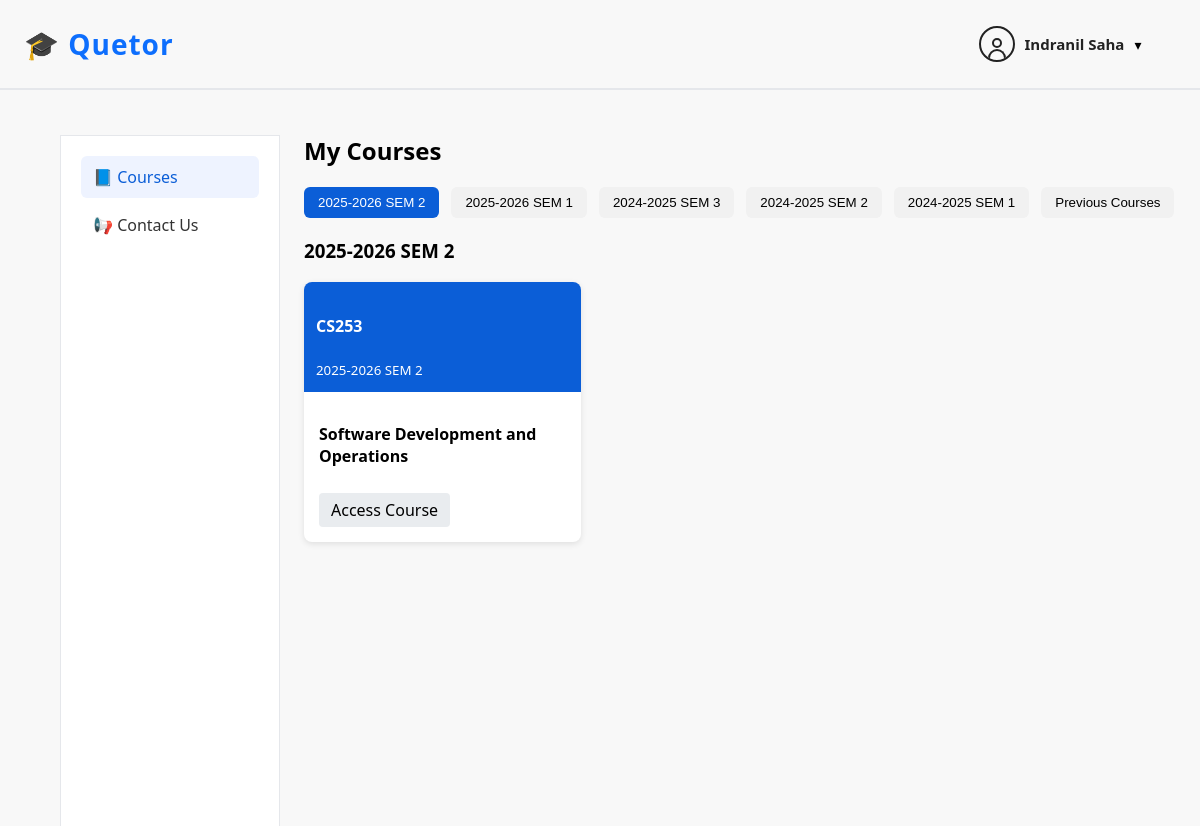
The app's page /courses/ (signed in) with its own data.
### users/models.py (models this page shows, shortened)
class User(AbstractUser):
    ROLE_CHOICES = [
        ('student', 'Student'),
        ('professor', 'Professor'),
        ('ta', 'Teaching Assistant'),
        ('admin', 'Admin'),
    ]
    role = models.CharField(
        max_length=20,
        choices=ROLE_CHOICES,
        default='student'
    )
    department = models.CharField(max_length=100, blank=True)

### courses/models.py (models this page shows, shortened)
class Semester(models.Model):
    year_start = models.IntegerField()   # 2025
    year_end = models.IntegerField()     # 2026
    sem = models.IntegerField(
        choices=[(1, "SEM 1"), (2, "SEM 2"), (3, "SEM 3 : Summer")]
    )
    is_active = models.BooleanField(default=True)
    class Meta:
        ordering = ["-year_start", "-sem"]
        unique_together = ("year_start", "year_end", "sem")
    def __str__(self):
        return f"{self.year_start}-{self.year_end} SEM {self.sem}"

class Course(models.Model):
    code = models.CharField(max_length=10, unique=True)
    name = models.CharField(max_length=100)
    semester = models.ForeignKey(
        Semester,
        on_delete=models.CASCADE,
        related_name="courses"
    )

### courses/views.py (the view, shortened to what this page needs)
# urls.py: path('', my_courses, name='my_courses'),
@login_required
def my_courses(request):
    user = request.user
    role = user.role
    if role == "student":
        enrollments = (
            CourseStudent.objects
            .filter(student=user)
            .select_related("course__semester")
        )
        courses = [e.course for e in enrollments]
    elif role == "professor":
        enrollments = (
            CourseProfessor.objects
            .filter(professor=user)
            .select_related("course__semester")
        )
        courses = [e.course for e in enrollments]
    else:
        courses = []
    recent_semester_objs = list(
        Semester.objects.order_by("-year_start", "-sem")[:5]
    )
    recent_semesters = OrderedDict((sem, []) for sem in recent_semester_objs)
    previous_semesters = defaultdict(list)
    for course in courses:
        sem = course.semester
        if sem in recent_semesters:
            recent_semesters[sem].append(course)
        else:
            previous_semesters[sem].append(course)
    return render(
        request,
        "courses/my_courses.html",
        {
            "recent_semesters": recent_semesters,
            "previous_semesters": dict(previous_semesters),
            "nav_active": "courses",
        }
    )

### templates/courses/my_courses.html (shortened to what this page needs)
{% extends "courses/base.html" %}
{% load static %}
{% block content %}
<h2>My Courses</h2>
<div class="semester-tabs">
  {% for sem, courses in recent_semesters.items %}
    <button
      class="tab {% if forloop.first %}active{% endif %}"
      data-target="semester-{{ sem.id }}"
    >
      {{ sem }}
    </button>
  {% endfor %}
  <button class="tab" data-target="previous">
    Previous Courses
  </button>
</div>
{% for sem, courses in recent_semesters.items %}
  <div
    class="semester-section"
    id="semester-{{ sem.id }}"
  >
    <h3>{{ sem }}</h3>
    {% if courses %}
      <div class="course-grid">
        {% for c in courses %}
          <div class="course-card">
            <div class="course-header">
              <h4>{{ c.code }}</h4>
              <small>{{ sem }}</small>
            </div>
            <div class="course-body">
              <p>{{ c.name }}</p>
              <a class="btn" href="/courses/{{ c.id }}/enter/">
                Access Course
              </a>
            </div>
          </div>
        {% endfor %}
      </div>
    {% else %}
      <p class="empty-text">No courses in this semester.</p>
    {% endif %}
  </div>
{% endfor %}
{% endblock %}

### templates/courses/includes/header.html (shortened to what this page needs)
{% load static %}
<header class="topbar">
  <div class="topbar-left">
    <span class="logo-text">🎓 Quetor</span>
  </div>
  <div class="profile-wrapper">
    <div class="profile-trigger" onclick="toggleProfileDropdown()">
      <div class="profile-icon">
        <div class="profile-head"></div>
        <div class="profile-body"></div>
      </div>
      <span class="profile-name">
        {{ request.user.get_full_name|default:request.user.username }}
      </span>
      <span class="chevron">▾</span>
    </div>
  </div>
</header>

### static/css/courses.css (style rules this page uses)
* { box-sizing: border-box; }
body { margin: 0; font-family: "Segoe UI", Arial, sans-serif; background: #ffffff; }
.profile-wrapper { margin-right: 3%; }
.profile-icon { width: 36px; height: 36px; border: 2px solid #222; border-radius: 50%; position: relative; cursor: pointer; overflow: hidden; }
.profile-head { width: 10px; height: 10px; bottom:-3px; border: 2px solid #222; border-radius: 50%; position: absolute; top: 10px; left: 50%; transform: translateX(-50%); background: transparent; transition: background 0.2s ease; }
.profile-body { width: 18px; height: 10px; border: 2px solid #222; border-bottom: none; border-radius: 10px 10px 0 0; position: absolute; bottom: 1px; left: 50%; transform: translateX(-50%); background: transparent; transition: background 0.2s ease; }
.profile-name { font-size: 14px; font-weight: 500; }
.semester-tabs { display: flex; gap: 12px; margin-bottom: 20px; }
.tab { padding: 8px 14px; border: none; background: #f1f1f1; border-radius: 6px; cursor: pointer; }
.tab.active { background: #0b5ed7; color: white; }
.course-grid { display: grid; grid-template-columns: repeat(auto-fill, minmax(260px, 1fr)); gap: 20px; margin-bottom: 30px; }
.course-card { background: white; border-radius: 8px; box-shadow: 0 2px 6px rgba(0,0,0,0.1); overflow: hidden; }
.course-header { background: #0b5ed7; color: white; padding: 12px; }
.course-body { padding: 15px; }
.course-body p { font-weight: 600; }
.btn { display: inline-block; margin-top: 10px; padding: 6px 12px; background: #e9ecef; border-radius: 4px; text-decoration: none; color: black; }
.profile-wrapper { position: relative; display: flex; align-items: center; }
.profile-trigger { display: flex; align-items: center; gap: 10px; cursor: pointer; }
.profile-icon { width: 36px; height: 36px; border: 2px solid #222; border-radius: 50%; display: flex; align-items: center; justify-content: center; }
.profile-name { font-size: 15px; font-weight: 600; color: #222; }
.chevron { font-size: 14px; }
.topbar { height: 90px; display: flex; justify-content: space-between; align-items: center; padding: 0 24px; border-bottom: 2px solid #e5e7eb; background: #f8f8f8; }
.topbar-left { width: 200px; display: flex; align-items: center; gap: 12px; }
.logo-text { font-size: 28px; font-weight: 700; color: #0d6efd; font-family: "open sans", sans-serif; letter-spacing: 1px; }

### records on screen
User: user.get_full_name "Indranil Saha"
Semester: year_start+year_end+sem "2025-2026 SEM 2"
Semester: year_start+year_end+sem "2025-2026 SEM 1"
Semester: year_start+year_end+sem "2024-2025 SEM 3"
Semester: year_start+year_end+sem "2024-2025 SEM 2"
Semester: year_start+year_end+sem "2024-2025 SEM 1"
Course: code "CS253", name "Software Development and Operations"
